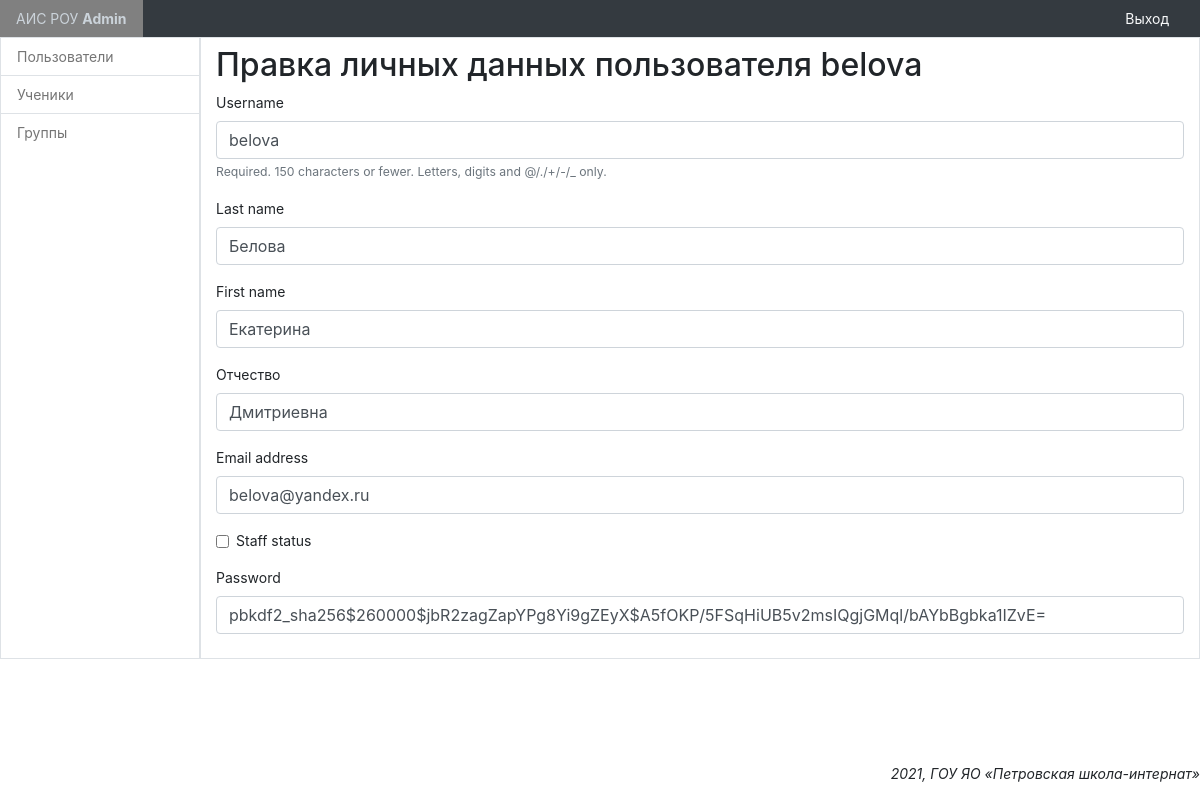
Screenshot of /admin_panel/accounts/profile/change/2/ (signed in) with the database file from the repository.
### admin_panel/models.py (models this page shows, shortened)
class CustomUser(AbstractUser):
    patronymic = models.CharField(
        'Отчество',
        max_length=50,
        blank=True,
        null=True
    )
    class Meta(AbstractUser.Meta):
        pass

### admin_panel/views.py (the view)
# urls.py: path('accounts/profile/change/<int:id>/', SDChangeUserInfoView.as_view(), name='user_change'),
class SDChangeUserInfoView(SuccessMessageMixin, LoginRequiredMixin, UpdateView):
    model = CustomUser
    template_name = 'admin_panel/change_user_info.html'
    form_class = ChangeUserInfoForm
    success_url = reverse_lazy('admin_panel:users')
    success_message = 'Данные сохранены'
    def get_object(self, queryset=None):
        if not queryset:
            queryset = self.get_queryset()
        return get_object_or_404(queryset, pk=self.kwargs['id'])

### admin_panel/forms.py
class ChangeUserInfoForm(forms.ModelForm):
    class Meta:
        model = CustomUser
        fields = ('username', 'last_name', 'first_name',
                  'patronymic', 'email', 'is_staff', 'password',)

### templates/admin_panel/change_user_info.html (shortened to what this page needs)
{% extends 'layout/base_admin.html' %}
{% load bootstrap4 %}
{% block content %}
    <h2>Правка личных данных пользователя {{ customuser.username }}</h2>
    <form method="post">
        {% bootstrap_form form layout='horizontal' %}
    </form>
{% endblock %}

### static/src/admin_panel/css/dashboard.css (style rules this page uses)
body { font-size: .875rem; }

### rows the page displays
CustomUser: username "belova", last_name "Белова", first_name "Екатерина", patronymic "Дмитриевна", email "belova@yandex.ru", password "pbkdf2_sha256$260000$jbR2zagZapYPg8Yi9gZEyX$A5fOKP/5FSqHiUB5v2msIQgjGMql/bAYbBgbka1IZvE="
